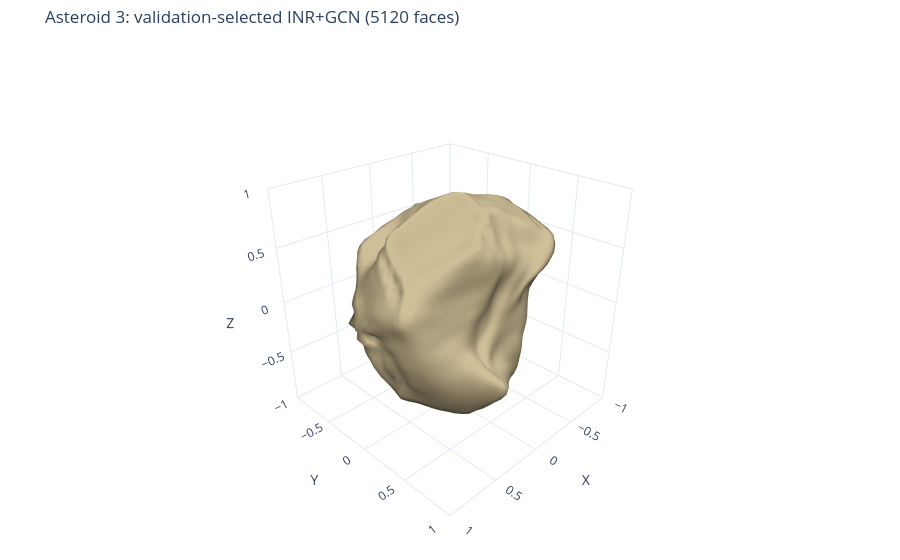
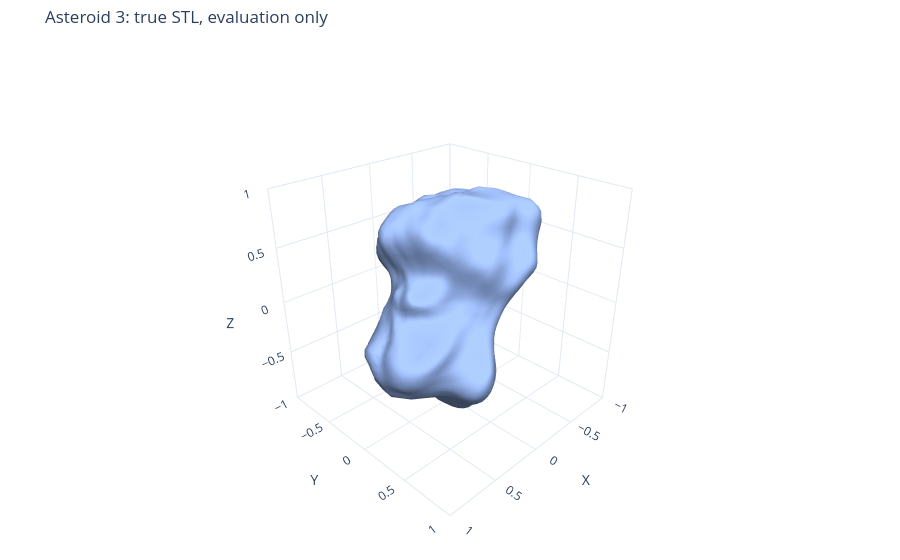

These figures' notebook cell, in order:
### Code cell
vertices_np = deformed_final[0].detach().cpu().numpy()
faces_np = faces.detach().cpu().numpy()
recon_mesh = trimesh.Trimesh(vertices=vertices_np, faces=faces_np, process=False)
fig_mesh = plot_interactive_mesh(
    vertices=vertices_np, faces=faces_np,
    title=f"Asteroid {ASTEROID_ID}: validation-selected INR+GCN ({faces_np.shape[0]} faces)",
    mesh_color="#c0b08a", show_edges=False,
)
fig_mesh.show()
print(f"Refined mesh bounds: {recon_mesh.bounds}; cylinder R={prior['R_CYLINDER']}, z in [-1, 1]")

reference_mesh = None
if REFERENCE_STL_PATH_EVAL.exists():
    reference_mesh = normalize_mesh_to_challenge_cylinder(
        trimesh.load_mesh(REFERENCE_STL_PATH_EVAL), prior["R_CYLINDER"],
    )
    reference_fig_mesh = plot_interactive_mesh(
        vertices=reference_mesh.vertices, faces=reference_mesh.faces,
        title=f"Asteroid {ASTEROID_ID}: true STL, evaluation only",
        mesh_color="#a0c0ff", show_edges=False,
    )
    reference_fig_mesh.show()
else:
    print(f"True STL unavailable at {REFERENCE_STL_PATH_EVAL}; skipping shape metrics.")

recon_path = RECON_DIR / f"{RUN_NAME}.stl"
recon_mesh.export(recon_path)
print(f"Saved refined mesh: {recon_path}")

### Figure 1 — Plotly figure (JSON) as saved in the notebook; plotly's stock layout.template omitted (floating-point values rounded to 4 significant figures; data arrays with more than 128 entries replaced by an {"elided": "..."} marker saying what was removed)
{"data": [{"color": "#c0b08a", "flatshading": false, "hovertemplate": "x=%{x:.3f}<br>y=%{y:.3f}<br>z=%{z:.3f}<extra></extra>", "i": {"elided": "5120 int values"}, "j": {"elided": "5120 int values"}, "k": {"elided": "5120 int values"}, "lighting": {"ambient": 0.35, "diffuse": 0.8, "fresnel": 0.12, "roughness": 0.7, "specular": 0.35}, "lightposition": {"x": 120, "y": 200, "z": 80}, "opacity": 1, "showscale": false, "type": "mesh3d", "x": {"elided": "2562 float values"}, "y": {"elided": "2562 float values"}, "z": {"elided": "2562 float values"}}], "layout": {"margin": {"b": 0, "l": 0, "r": 0, "t": 45}, "scene": {"aspectmode": "manual", "aspectratio": {"x": 1, "y": 1, "z": 1}, "camera": {"eye": {"x": 1.65, "y": 1.65, "z": 1.25}, "projection": {"type": "perspective"}}, "xaxis": {"range": [-1, 1], "showspikes": false, "title": {"text": "X"}}, "yaxis": {"range": [-1, 1], "showspikes": false, "title": {"text": "Y"}}, "zaxis": {"range": [-1, 1], "showspikes": false, "title": {"text": "Z"}}}, "title": {"text": "Asteroid 3: validation-selected INR+GCN (5120 faces)"}}}

### Figure 2 — Plotly figure (JSON) as saved in the notebook; plotly's stock layout.template omitted (floating-point values rounded to 4 significant figures; data arrays with more than 128 entries replaced by an {"elided": "..."} marker saying what was removed)
{"data": [{"color": "#a0c0ff", "flatshading": false, "hovertemplate": "x=%{x:.3f}<br>y=%{y:.3f}<br>z=%{z:.3f}<extra></extra>", "i": {"elided": "5996 int values"}, "j": {"elided": "5996 int values"}, "k": {"elided": "5996 int values"}, "lighting": {"ambient": 0.35, "diffuse": 0.8, "fresnel": 0.12, "roughness": 0.7, "specular": 0.35}, "lightposition": {"x": 120, "y": 200, "z": 80}, "opacity": 1, "showscale": false, "type": "mesh3d", "x": {"elided": "3000 float values"}, "y": {"elided": "3000 float values"}, "z": {"elided": "3000 float values"}}], "layout": {"margin": {"b": 0, "l": 0, "r": 0, "t": 45}, "scene": {"aspectmode": "manual", "aspectratio": {"x": 1, "y": 1, "z": 1}, "camera": {"eye": {"x": 1.65, "y": 1.65, "z": 1.25}, "projection": {"type": "perspective"}}, "xaxis": {"range": [-1, 1], "showspikes": false, "title": {"text": "X"}}, "yaxis": {"range": [-1, 1], "showspikes": false, "title": {"text": "Y"}}, "zaxis": {"range": [-1, 1], "showspikes": false, "title": {"text": "Z"}}}, "title": {"text": "Asteroid 3: true STL, evaluation only"}}}
